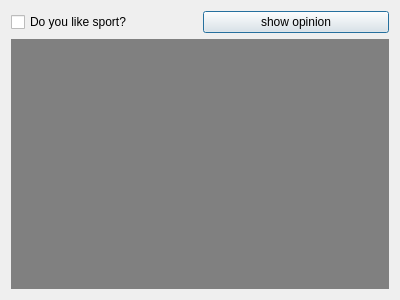
<?xml version="1.0" encoding="UTF-8"?>
<ui version="4.0">
 <class>Dialog</class>
 <widget class="QDialog" name="Dialog">
  <property name="geometry">
   <rect>
    <x>0</x>
    <y>0</y>
    <width>400</width>
    <height>300</height>
   </rect>
  </property>
  <property name="windowTitle">
   <string>Dialog</string>
  </property>
  <layout class="QGridLayout" name="gridLayout">
   <item row="0" column="0">
    <layout class="QHBoxLayout" name="horizontalLayout">
     <item>
      <widget class="QCheckBox" name="checkBox">
       <property name="text">
        <string>Do you like sport?</string>
       </property>
      </widget>
     </item>
     <item>
      <widget class="QPushButton" name="pushButton">
       <property name="text">
        <string>show opinion</string>
       </property>
      </widget>
     </item>
    </layout>
   </item>
   <item row="1" column="0">
    <widget class="QLabel" name="label">
     <property name="autoFillBackground">
      <bool>false</bool>
     </property>
     <property name="styleSheet">
      <string notr="true">background: gray;</string>
     </property>
     <property name="text">
      <string/>
     </property>
    </widget>
   </item>
  </layout>
 </widget>
 <layoutdefault spacing="6" margin="11"/>
 <resources/>
 <connections/>
</ui>
